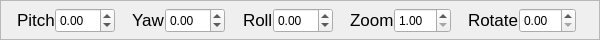
          <widget class="QFrame" name="frame_9">
           <property name="maximumSize">
            <size>
             <width>600</width>
             <height>40</height>
            </size>
           </property>
           <property name="frameShape">
            <enum>QFrame::StyledPanel</enum>
           </property>
           <property name="frameShadow">
            <enum>QFrame::Raised</enum>
           </property>
           <widget class="QWidget" name="layoutWidget_7">
            <property name="geometry">
             <rect>
              <x>0</x>
              <y>0</y>
              <width>593</width>
              <height>41</height>
             </rect>
            </property>
            <layout class="QHBoxLayout" name="horizontalLayout_24">
             <property name="spacing">
              <number>0</number>
             </property>
             <item>
              <layout class="QHBoxLayout" name="horizontalLayout_25">
               <item>
                <spacer name="horizontalSpacer_6">
                 <property name="orientation">
                  <enum>Qt::Horizontal</enum>
                 </property>
                 <property name="sizeHint" stdset="0">
                  <size>
                   <width>40</width>
                   <height>20</height>
                  </size>
                 </property>
                </spacer>
               </item>
               <item>
                <widget class="QLabel" name="label_59">
                 <property name="sizePolicy">
                  <sizepolicy hsizetype="Maximum" vsizetype="Maximum">
                   <horstretch>0</horstretch>
                   <verstretch>0</verstretch>
                  </sizepolicy>
                 </property>
                 <property name="minimumSize">
                  <size>
                   <width>0</width>
                   <height>30</height>
                  </size>
                 </property>
                 <property name="maximumSize">
                  <size>
                   <width>60</width>
                   <height>16777215</height>
                  </size>
                 </property>
                 <property name="font">
                  <font>
                   <pointsize>13</pointsize>
                  </font>
                 </property>
                 <property name="text">
                  <string>Pitch</string>
                 </property>
                </widget>
               </item>
               <item>
                <widget class="QDoubleSpinBox" name="pitch_z1">
                 <property name="sizePolicy">
                  <sizepolicy hsizetype="Maximum" vsizetype="Maximum">
                   <horstretch>0</horstretch>
                   <verstretch>0</verstretch>
                  </sizepolicy>
                 </property>
                 <property name="minimumSize">
                  <size>
                   <width>0</width>
                   <height>0</height>
                  </size>
                 </property>
                 <property name="maximumSize">
                  <size>
                   <width>60</width>
                   <height>25</height>
                  </size>
                 </property>
                 <property name="minimum">
                  <double>-110.000000000000000</double>
                 </property>
                 <property name="maximum">
                  <double>110.000000000000000</double>
                 </property>
                </widget>
               </item>
               <item>
                <spacer name="horizontalSpacer_3">
                 <property name="orientation">
                  <enum>Qt::Horizontal</enum>
                 </property>
                 <property name="sizeHint" stdset="0">
                  <size>
                   <width>40</width>
                   <height>20</height>
                  </size>
                 </property>
                </spacer>
               </item>
               <item>
                <widget class="QLabel" name="label_60">
                 <property name="sizePolicy">
                  <sizepolicy hsizetype="Maximum" vsizetype="Maximum">
                   <horstretch>0</horstretch>
                   <verstretch>0</verstretch>
                  </sizepolicy>
                 </property>
                 <property name="minimumSize">
                  <size>
                   <width>0</width>
                   <height>30</height>
                  </size>
                 </property>
                 <property name="maximumSize">
                  <size>
                   <width>60</width>
                   <height>16777215</height>
                  </size>
                 </property>
                 <property name="font">
                  <font>
                   <pointsize>13</pointsize>
                  </font>
                 </property>
                 <property name="text">
                  <string>Yaw</string>
                 </property>
                </widget>
               </item>
               <item>
                <widget class="QDoubleSpinBox" name="yaw_z1">
                 <property name="sizePolicy">
                  <sizepolicy hsizetype="Maximum" vsizetype="Maximum">
                   <horstretch>0</horstretch>
                   <verstretch>0</verstretch>
                  </sizepolicy>
                 </property>
                 <property name="minimumSize">
                  <size>
                   <width>0</width>
                   <height>0</height>
                  </size>
                 </property>
                 <property name="maximumSize">
                  <size>
                   <width>60</width>
                   <height>25</height>
                  </size>
                 </property>
                 <property name="minimum">
                  <double>-110.000000000000000</double>
                 </property>
                 <property name="maximum">
                  <double>110.000000000000000</double>
                 </property>
                </widget>
               </item>
               <item>
                <spacer name="horizontalSpacer_4">
                 <property name="orientation">
                  <enum>Qt::Horizontal</enum>
                 </property>
                 <property name="sizeHint" stdset="0">
                  <size>
                   <width>40</width>
                   <height>20</height>
                  </size>
                 </property>
                </spacer>
               </item>
               <item>
                <widget class="QLabel" name="label_61">
                 <property name="sizePolicy">
                  <sizepolicy hsizetype="Maximum" vsizetype="Maximum">
                   <horstretch>0</horstretch>
                   <verstretch>0</verstretch>
                  </sizepolicy>
                 </property>
                 <property name="minimumSize">
                  <size>
                   <width>0</width>
                   <height>30</height>
                  </size>
                 </property>
                 <property name="maximumSize">
                  <size>
                   <width>60</width>
                   <height>16777215</height>
                  </size>
                 </property>
                 <property name="font">
                  <font>
                   <pointsize>13</pointsize>
                  </font>
                 </property>
                 <property name="text">
                  <string>Roll</string>
                 </property>
                </widget>
               </item>
               <item>
                <widget class="QDoubleSpinBox" name="roll_z1">
                 <property name="sizePolicy">
                  <sizepolicy hsizetype="Maximum" vsizetype="Maximum">
                   <horstretch>0</horstretch>
                   <verstretch>0</verstretch>
                  </sizepolicy>
                 </property>
                 <property name="minimumSize">
                  <size>
                   <width>0</width>
                   <height>0</height>
                  </size>
                 </property>
                 <property name="maximumSize">
                  <size>
                   <width>60</width>
                   <height>25</height>
                  </size>
                 </property>
                 <property name="minimum">
                  <double>-110.000000000000000</double>
                 </property>
                 <property name="maximum">
                  <double>110.000000000000000</double>
                 </property>
                </widget>
               </item>
               <item>
                <spacer name="horizontalSpacer_5">
                 <property name="orientation">
                  <enum>Qt::Horizontal</enum>
                 </property>
                 <property name="sizeHint" stdset="0">
                  <size>
                   <width>40</width>
                   <height>20</height>
                  </size>
                 </property>
                </spacer>
               </item>
               <item>
                <widget class="QLabel" name="label_62">
                 <property name="sizePolicy">
                  <sizepolicy hsizetype="Maximum" vsizetype="Maximum">
                   <horstretch>0</horstretch>
                   <verstretch>0</verstretch>
                  </sizepolicy>
                 </property>
                 <property name="minimumSize">
                  <size>
                   <width>0</width>
                   <height>30</height>
                  </size>
                 </property>
                 <property name="maximumSize">
                  <size>
                   <width>60</width>
                   <height>16777215</height>
                  </size>
                 </property>
                 <property name="font">
                  <font>
                   <pointsize>13</pointsize>
                  </font>
                 </property>
                 <property name="text">
                  <string>Zoom</string>
                 </property>
                </widget>
               </item>
               <item>
                <widget class="QDoubleSpinBox" name="zoom_z1">
                 <property name="sizePolicy">
                  <sizepolicy hsizetype="Maximum" vsizetype="Maximum">
                   <horstretch>0</horstretch>
                   <verstretch>0</verstretch>
                  </sizepolicy>
                 </property>
                 <property name="minimumSize">
                  <size>
                   <width>0</width>
                   <height>0</height>
                  </size>
                 </property>
                 <property name="maximumSize">
                  <size>
                   <width>60</width>
                   <height>25</height>
                  </size>
                 </property>
                 <property name="minimum">
                  <double>1.000000000000000</double>
                 </property>
                 <property name="maximum">
                  <double>20.000000000000000</double>
                 </property>
                </widget>
               </item>
               <item>
                <spacer name="horizontalSpacer_8">
                 <property name="orientation">
                  <enum>Qt::Horizontal</enum>
                 </property>
                 <property name="sizeHint" stdset="0">
                  <size>
                   <width>40</width>
                   <height>20</height>
                  </size>
                 </property>
                </spacer>
               </item>
               <item>
                <widget class="QLabel" name="label_71">
                 <property name="sizePolicy">
                  <sizepolicy hsizetype="Maximum" vsizetype="Maximum">
                   <horstretch>0</horstretch>
                   <verstretch>0</verstretch>
                  </sizepolicy>
                 </property>
                 <property name="minimumSize">
                  <size>
                   <width>0</width>
                   <height>30</height>
                  </size>
                 </property>
                 <property name="maximumSize">
                  <size>
                   <width>60</width>
                   <height>16777215</height>
                  </size>
                 </property>
                 <property name="font">
                  <font>
                   <pointsize>13</pointsize>
                  </font>
                 </property>
                 <property name="text">
                  <string>Rotate</string>
                 </property>
                </widget>
               </item>
               <item>
                <widget class="QDoubleSpinBox" name="rotate_z1">
                 <property name="sizePolicy">
                  <sizepolicy hsizetype="Maximum" vsizetype="Maximum">
                   <horstretch>0</horstretch>
                   <verstretch>0</verstretch>
                  </sizepolicy>
                 </property>
                 <property name="minimumSize">
                  <size>
                   <width>0</width>
                   <height>0</height>
                  </size>
                 </property>
                 <property name="maximumSize">
                  <size>
                   <width>60</width>
                   <height>25</height>
                  </size>
                 </property>
                </widget>
               </item>
               <item>
                <spacer name="horizontalSpacer_7">
                 <property name="orientation">
                  <enum>Qt::Horizontal</enum>
                 </property>
                 <property name="sizeHint" stdset="0">
                  <size>
                   <width>40</width>
                   <height>20</height>
                  </size>
                 </property>
                </spacer>
               </item>
              </layout>
             </item>
            </layout>
           </widget>
          </widget>
